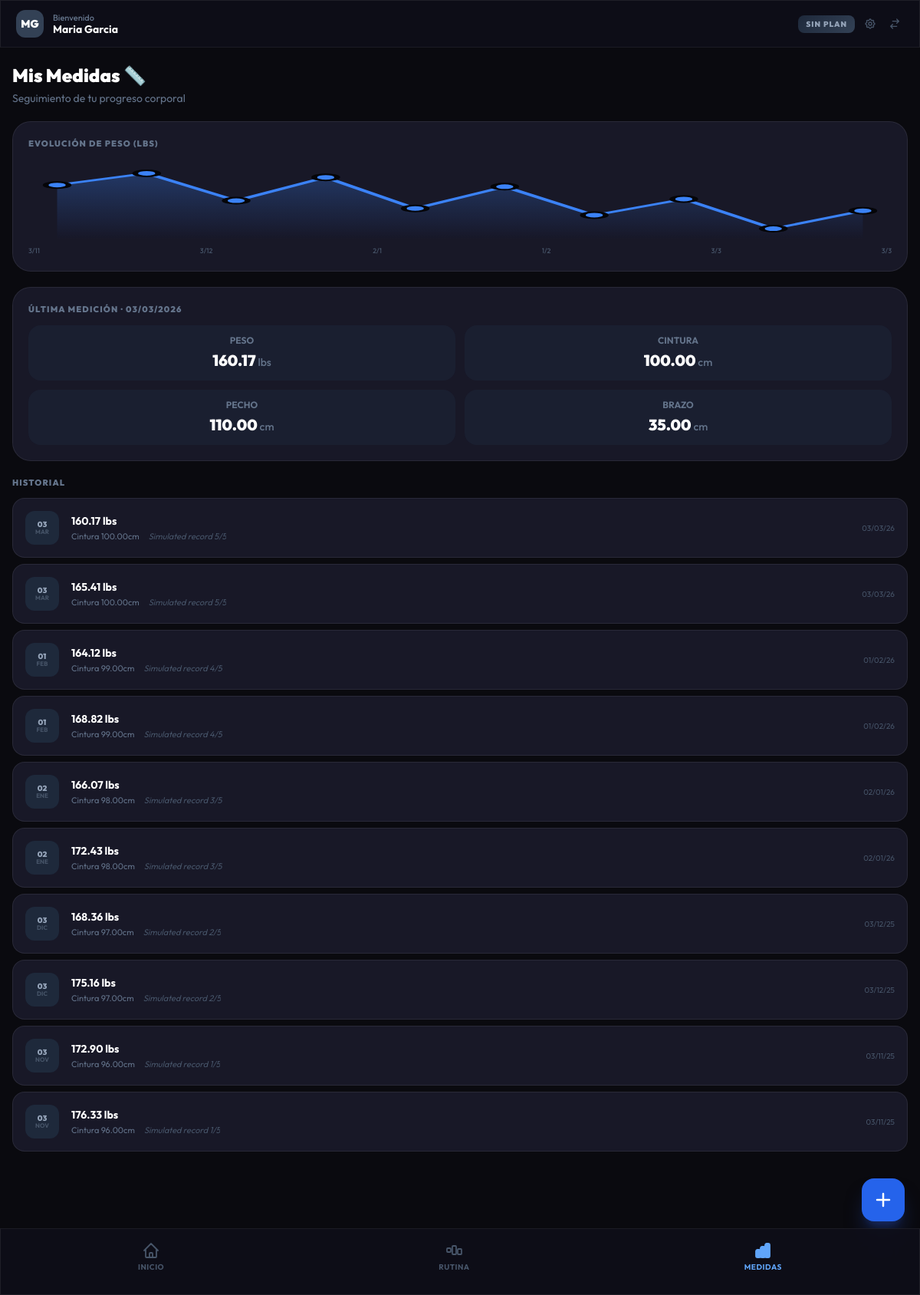
/clientes/medidas/ (signed in), run on the app's committed database.
### administracion/models.py (models this page shows, shortened)
class Usuario(AbstractBaseUser, PermissionsMixin):
    class Roles(models.TextChoices):
        ADMIN   = 'admin',  'Administrador'
        CLIENTE = 'client', 'Cliente'
    nombre           = models.CharField('Nombre', max_length=100)
    apellido         = models.CharField('Apellido', max_length=100)
    correo           = models.EmailField('Correo electrónico', unique=True)
    telefono         = models.CharField('Teléfono', max_length=20, blank=True, null=True)
    fecha_nacimiento = models.DateField('Fecha de nacimiento', blank=True, null=True)
    direccion        = models.CharField('Dirección', max_length=255, blank=True, null=True)
    foto_perfil      = models.ImageField('Foto de perfil', upload_to='perfiles/', blank=True, null=True)
    rol    = models.CharField('Rol', max_length=10, choices=Roles.choices, default=Roles.CLIENTE)
    activo = models.BooleanField('Activo', default=True)
    is_staff  = models.BooleanField(default=False)
    is_active = models.BooleanField(default=True)
    is_deleted = models.BooleanField('Borrado', default=False, db_index=True)
    fecha_registro       = models.DateTimeField('Fecha de registro', auto_now_add=True)
    ultima_actualizacion = models.DateTimeField('Última actualización', auto_now=True)
    objects     = UsuarioManager()
    all_objects = models.Manager()
    USERNAME_FIELD  = 'correo'
    REQUIRED_FIELDS = ['nombre', 'apellido']
    class Meta:
        verbose_name        = 'Usuario'
        verbose_name_plural = 'Usuarios'
        ordering            = ['-fecha_registro']

### clientes/models.py (models this page shows, shortened)
class RegistroMedidas(BaseModel):
    class Meta:
        verbose_name = 'Registro de medidas'
        verbose_name_plural = 'Registros de medidas'
        ordering = ['-fecha']
    usuario = models.ForeignKey(
        Usuario,
        on_delete=models.CASCADE,
        related_name='registros_medidas'
    )
    fecha = models.DateField(default=timezone.now)
    peso_lbs = models.DecimalField('Peso (lbs)', max_digits=5, decimal_places=2)
    cuello = models.DecimalField('Cuello (cm)', max_digits=5, decimal_places=2, blank=True, null=True)
    hombros = models.DecimalField('Hombros (cm)', max_digits=5, decimal_places=2, blank=True, null=True)
    pecho = models.DecimalField('Pecho (cm)', max_digits=5, decimal_places=2, blank=True, null=True)
    cintura = models.DecimalField('Cintura (cm)', max_digits=5, decimal_places=2, blank=True, null=True)
    cadera = models.DecimalField('Cadera (cm)', max_digits=5, decimal_places=2, blank=True, null=True)
    brazo_izq = models.DecimalField('Brazo Izq (cm)', max_digits=5, decimal_places=2, blank=True, null=True)
    brazo_der = models.DecimalField('Brazo Der (cm)', max_digits=5, decimal_places=2, blank=True, null=True)
    muslo_izq = models.DecimalField('Muslo Izq (cm)', max_digits=5, decimal_places=2, blank=True, null=True)
    muslo_der = models.DecimalField('Muslo Der (cm)', max_digits=5, decimal_places=2, blank=True, null=True)
    pantorrilla_izq = models.DecimalField('Pantorrilla Izq (cm)', max_digits=5, decimal_places=2, blank=True, null=True)
    pantorrilla_der = models.DecimalField('Pantorrilla Der (cm)', max_digits=5, decimal_places=2, blank=True, null=True)
    imc = models.DecimalField('IMC', max_digits=5, decimal_places=2, blank=True, null=True)
    porcentaje_grasa = models.DecimalField('% Grasa', max_digits=5, decimal_places=2, blank=True, null=True)
    notas = models.TextField('Notas', blank=True)
    fecha_registro = models.DateTimeField(auto_now_add=True)

### administracion/views.py (the view, shortened to what this page needs)
# urls.py: path('clientes/medidas/', cliente_medidas, name='cliente_medidas'),
def cliente_medidas(request):
    cliente = _get_demo_cliente(request)
    if not cliente:
        return redirect('cliente_home')
    from clientes.models import RegistroMedidas
    from datetime import date
    historial = cliente.registros_medidas.all()[:20]
    chart_data = list(
        cliente.registros_medidas.values('fecha', 'peso_lbs').order_by('fecha')[:10]
    )
    return render(request, 'clientes/medidas.html', {
        'cliente': cliente,
        'historial': historial,
        'chart_data': chart_data,
        'hoy': date.today().isoformat(),
        'field_list': [
            {'name': 'cuello',         'label': 'Cuello'},
            {'name': 'hombros',        'label': 'Hombros'},
            {'name': 'pecho',          'label': 'Pecho'},
            {'name': 'cintura',        'label': 'Cintura'},
            {'name': 'cadera',         'label': 'Cadera'},
            {'name': 'brazo_izq',      'label': 'Brazo Izq'},
            {'name': 'brazo_der',      'label': 'Brazo Der'},
            {'name': 'muslo_izq',      'label': 'Muslo Izq'},
            {'name': 'muslo_der',      'label': 'Muslo Der'},
        ],
    })

### templates/clientes/medidas.html (shortened to what this page needs)
{% extends 'clientes/cliente_base.html' %}
{% block content %}
<div class="px-4 pt-5 pb-4 space-y-5 animate-fadeUp">
    <div>
        <h1 class="text-2xl font-black text-white">Mis Medidas 📏</h1>
        <p class="text-slate-500 text-sm mt-1">Seguimiento de tu progreso corporal</p>
    </div>
    {% if chart_data %}
    <div class="glass-light rounded-3xl p-5">
        <p class="text-[11px] font-black text-slate-500 uppercase tracking-widest mb-4">Evolución de peso (lbs)</p>
        <div class="relative" style="height:100px">
        </div>
        <div id="chart-labels" class="flex justify-between mt-2"></div>
    </div>
    {% endif %}
    {% if historial %}
    {% with last=historial.0 %}
    <div class="glass-light rounded-3xl p-5">
        <p class="text-[11px] font-black text-slate-500 uppercase tracking-widest mb-3">Última medición ·
            {{ last.fecha|date:"d/m/Y" }}
        </p>
        <div class="grid grid-cols-2 gap-3">
            <div class="bg-slate-800/50 rounded-2xl p-3 text-center">
                <p class="text-xs text-slate-500 font-bold uppercase mb-1">Peso</p>
                <p class="text-xl font-black text-white">{{ last.peso_lbs }}<span
                        class="text-sm text-slate-500 font-medium"> lbs</span></p>
            </div>
            {% if last.cintura %}
            <div class="bg-slate-800/50 rounded-2xl p-3 text-center">
                <p class="text-xs text-slate-500 font-bold uppercase mb-1">Cintura</p>
                <p class="text-xl font-black text-white">{{ last.cintura }}<span
                        class="text-sm text-slate-500 font-medium"> cm</span></p>
            </div>
            {% endif %}
            {% if last.pecho %}
            <div class="bg-slate-800/50 rounded-2xl p-3 text-center">
                <p class="text-xs text-slate-500 font-bold uppercase mb-1">Pecho</p>
                <p class="text-xl font-black text-white">{{ last.pecho }}<span
                        class="text-sm text-slate-500 font-medium"> cm</span></p>
            </div>
            {% endif %}
            {% if last.brazo_izq %}
            <div class="bg-slate-800/50 rounded-2xl p-3 text-center">
                <p class="text-xs text-slate-500 font-bold uppercase mb-1">Brazo</p>
                <p class="text-xl font-black text-white">{{ last.brazo_izq }}<span
                        class="text-sm text-slate-500 font-medium"> cm</span></p>
            </div>
            {% endif %}
        </div>
    </div>
    {% endwith %}
    {% endif %}
    <div>
        <p class="text-[11px] font-black text-slate-500 uppercase tracking-widest mb-3">Historial</p>
        {% if historial %}
        <div class="space-y-2">
            {% for m in historial %}
            <div class="glass-light rounded-2xl p-4 flex items-center justify-between gap-4">
                <div
                    class="w-11 h-11 rounded-xl bg-slate-800 flex items-center justify-center flex-shrink-0 text-center">
                    <div>
                        <p class="text-[10px] font-black text-slate-400 leading-none">{{ m.fecha|date:"d" }}</p>
                        <p class="text-[8px] text-slate-600 uppercase font-bold leading-none">{{ m.fecha|date:"M" }}</p>
                    </div>
                </div>
                <div class="flex-1 min-w-0">
                    <p class="font-bold text-white text-sm">{{ m.peso_lbs }} lbs</p>
                    <div class="flex gap-3 mt-0.5">
                        {% if m.cintura %}
                        <span class="text-[11px] text-slate-500">Cintura {{ m.cintura }}cm</span>
                        {% endif %}
                        {% if m.notas %}
                        <span class="text-[11px] text-slate-600 truncate italic">{{ m.notas|truncatechars:25 }}</span>
                        {% endif %}
                    </div>
                </div>
                <div class="text-right flex-shrink-0">
                    <p class="text-[10px] text-slate-600">{{ m.fecha|date:"d/m/y" }}</p>
                </div>
            </div>
            {% endfor %}
        </div>
        {% endif %}
    </div>
    <div class="h-16"></div>
</div>
<button id="btn-add" onclick="openSheet()"
    class="fixed right-5 bg-blue-600 shadow-xl shadow-blue-900/50 w-14 h-14 rounded-2xl flex items-center justify-center text-white z-30 active:scale-90 transition-transform"
    style="bottom: max(calc(env(safe-area-inset-bottom) + 80px), 96px)">
    <svg class="w-6 h-6" fill="none" stroke="currentColor" viewBox="0 0 24 24">
        <path stroke-linecap="round" stroke-linejoin="round" stroke-width="2.5" d="M12 4v16m8-8H4" />
    </svg>
</button>
{% endblock %}

### templates/clientes/cliente_base.html (shortened to what this page needs)
<!DOCTYPE html>
<html lang="es" class="h-full">
<head>
    <script src="https://cdn.tailwindcss.com"></script>
</head>
<body class="h-full overflow-hidden">
    {% with mem_nombre=membresia.tipo.nombre|default:"none" %}
    {% with header_class="header-"|add:mem_nombre %}
    <div class="flex flex-col h-screen" style="height: 100dvh;">
        <header class="glass safe-top flex-shrink-0 {{ header_class }} z-40">
            <div class="flex items-center justify-between px-5 py-3">
                <div class="flex items-center gap-3">
                    <div class="w-9 h-9 rounded-xl flex items-center justify-center font-black text-sm text-white
                    {% if mem_nombre == 'basica' %}bg-blue-600 shadow-lg shadow-blue-900/40
                    {% elif mem_nombre == 'pro' %}bg-violet-600 shadow-lg shadow-violet-900/40
                    {% elif mem_nombre == 'max' %}bg-amber-500 shadow-lg shadow-amber-900/40
                    {% else %}bg-slate-700{% endif %}">
                        {{ cliente.nombre|slice:":1"|upper }}{{ cliente.apellido|slice:":1"|upper }}
                    </div>
                    <div>
                        <p class="text-[11px] text-slate-500 font-medium leading-none mb-0.5">Bienvenido</p>
                        <p class="text-sm font-bold text-white leading-none">{{ cliente.nombre }} {{ cliente.apellido }}
                        </p>
                    </div>
                </div>
                <div class="flex items-center gap-2">
                    {% if membresia %}
                    <span class="text-[10px] font-black uppercase tracking-widest px-2.5 py-1 rounded-lg
                    {% if mem_nombre == 'basica' %}badge-basica text-blue-200
                    {% elif mem_nombre == 'pro' %}badge-pro text-violet-200
                    {% elif mem_nombre == 'max' %}badge-max text-amber-200
                    {% endif %}">
                        {% if mem_nombre == 'basica' %}⭐ Básica
                        {% elif mem_nombre == 'pro' %}⭐⭐ Pro
                        {% elif mem_nombre == 'max' %}⭐⭐⭐ Max
                        {% endif %}
                    </span>
                    {% else %}
                    <span
                        class="text-[10px] font-black uppercase tracking-widest px-2.5 py-1 rounded-lg badge-none text-slate-400">Sin
                        plan</span>
                    {% endif %}
                    <a href="{% url 'dashboard' %}" class="text-slate-600 hover:text-slate-400 transition p-1"
                        title="Panel de Admin">
                    </a>
                    <a href="{% url 'cliente_home' %}" class="text-slate-600 hover:text-slate-400 transition p-1"
                        title="Cambiar usuario">
                        <svg class="w-4 h-4" fill="none" stroke="currentColor" viewBox="0 0 24 24">
                            <path stroke-linecap="round" stroke-linejoin="round" stroke-width="2"
                                d="M8 7h12m0 0l-4-4m4 4l-4 4m0 6H4m0 0l4 4m-4-4l4-4" />
                        </svg>
                    </a>
                </div>
            </div>
        </header>
        <main class="flex-1 overflow-y-auto overscroll-contain">
            {% block content %}{% endblock %}
        </main>
        <nav class="glass safe-bottom flex-shrink-0 z-40" style="border-top: 1px solid rgba(255,255,255,0.06);">
            <div class="flex items-center justify-around pt-2">
                {% url 'cliente_inicio' as url_home %}
                {% url 'cliente_rutina' as url_rutina %}
                {% url 'cliente_medidas' as url_medidas %}
                <a href="{{ url_home }}" class="flex flex-col items-center gap-0.5 px-6 py-2 rounded-xl transition-all
                      {% if request.path == url_home %}tab-active{% else %}tab-inactive{% endif %}">
                    <svg class="w-6 h-6" fill="{% if request.path == url_home %}currentColor{% else %}none{% endif %}"
                        stroke="currentColor" stroke-width="1.8" viewBox="0 0 24 24">
                        <path stroke-linecap="round" stroke-linejoin="round"
                            d="M3 12l2-2m0 0l7-7 7 7M5 10v10a1 1 0 001 1h3m10-11l2 2m-2-2v10a1 1 0 01-1 1h-3m-6 0a1 1 0 001-1v-4a1 1 0 011-1h2a1 1 0 011 1v4a1 1 0 001 1m-6 0h6" />
                    </svg>
                    <span class="text-[10px] font-bold uppercase tracking-wider">Inicio</span>
                </a>
                <a href="{{ url_rutina }}" class="flex flex-col items-center gap-0.5 px-6 py-2 rounded-xl transition-all
                      {% if '/rutina' in request.path %}tab-active{% else %}tab-inactive{% endif %}">
                    <svg class="w-6 h-6" fill="{% if '/rutina' in request.path %}currentColor{% else %}none{% endif %}"
                        stroke="currentColor" stroke-width="1.8" viewBox="0 0 24 24">
                        <path stroke-linecap="round" stroke-linejoin="round"
                            d="M3 10a1 1 0 011-1h3a1 1 0 011 1v3a1 1 0 01-1 1H4a1 1 0 01-1-1v-3zm7-3a1 1 0 011-1h3a1 1 0 011 1v9a1 1 0 01-1 1h-3a1 1 0 01-1-1V7zm7 4a1 1 0 011-1h3a1 1 0 011 1v5a1 1 0 01-1 1h-3a1 1 0 01-1-1v-5z" />
                    </svg>
                    <span class="text-[10px] font-bold uppercase tracking-wider">Rutina</span>
                </a>
                <a href="{{ url_medidas }}" class="flex flex-col items-center gap-0.5 px-6 py-2 rounded-xl transition-all
                      {% if '/medidas' in request.path %}tab-active{% else %}tab-inactive{% endif %}">
                    <svg class="w-6 h-6" fill="{% if '/medidas' in request.path %}currentColor{% else %}none{% endif %}"
                        stroke="currentColor" stroke-width="1.8" viewBox="0 0 24 24">
                        <path stroke-linecap="round" stroke-linejoin="round"
                            d="M9 19v-6a2 2 0 00-2-2H5a2 2 0 00-2 2v6a2 2 0 002 2h2a2 2 0 002-2zm0 0V9a2 2 0 012-2h2a2 2 0 012 2v10m-6 0a2 2 0 002 2h2a2 2 0 002-2m0 0V5a2 2 0 012-2h2a2 2 0 012 2v14a2 2 0 01-2 2h-2a2 2 0 01-2-2z" />
                    </svg>
                    <span class="text-[10px] font-bold uppercase tracking-wider">Medidas</span>
                </a>
            </div>
        </nav>
    </div>
    {% endwith %}
    {% endwith %}
</body>
</html>

### data on the page
Usuario: nombre "M", apellido "G", nombre "Maria", apellido "Garcia"
RegistroMedidas: fecha "03/03/2026", peso_lbs "160.17", cintura "100.00", pecho "110.00", brazo_izq "35.00", fecha "03", fecha "MAR", notas "Simulated record 5/5", fecha "03/03/26"
RegistroMedidas: fecha "03", fecha "MAR", peso_lbs "165.41", cintura "100.00", notas "Simulated record 5/5", fecha "03/03/26"
RegistroMedidas: fecha "01", fecha "FEB", peso_lbs "164.12", cintura "99.00", notas "Simulated record 4/5", fecha "01/02/26"
RegistroMedidas: fecha "01", fecha "FEB", peso_lbs "168.82", cintura "99.00", notas "Simulated record 4/5", fecha "01/02/26"
RegistroMedidas: fecha "02", fecha "ENE", peso_lbs "166.07", cintura "98.00", notas "Simulated record 3/5", fecha "02/01/26"
RegistroMedidas: fecha "02", fecha "ENE", peso_lbs "172.43", cintura "98.00", notas "Simulated record 3/5", fecha "02/01/26"
RegistroMedidas: fecha "03", fecha "DIC", peso_lbs "168.36", cintura "97.00", notas "Simulated record 2/5", fecha "03/12/25"
RegistroMedidas: fecha "03", fecha "DIC", peso_lbs "175.16", cintura "97.00", notas "Simulated record 2/5", fecha "03/12/25"
RegistroMedidas: fecha "03", fecha "NOV", peso_lbs "172.90", cintura "96.00", notas "Simulated record 1/5", fecha "03/11/25"
RegistroMedidas: fecha "03", fecha "NOV", peso_lbs "176.33", cintura "96.00", notas "Simulated record 1/5", fecha "03/11/25"
